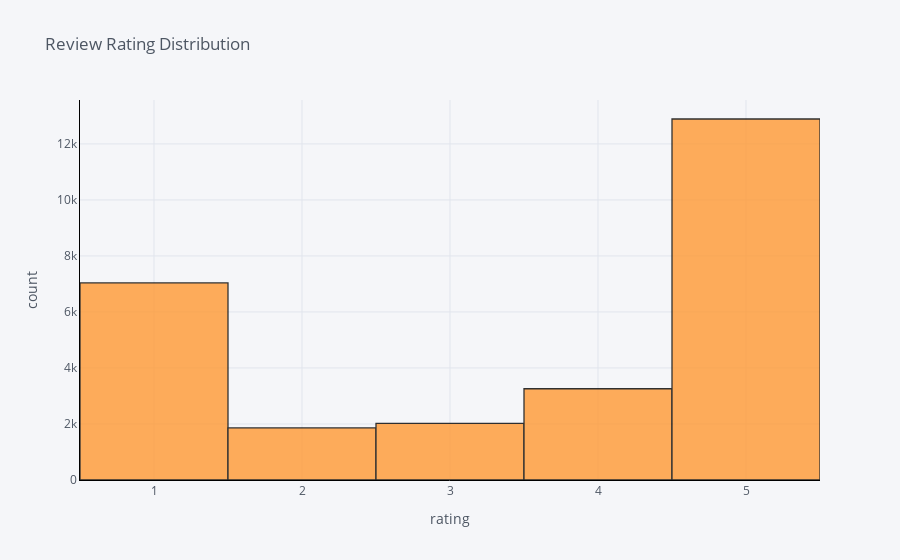

Here is the notebook cell this chart was saved with:
### Code cell
reviews['rating'].iplot(
    kind='hist',
    xTitle='rating',
    linecolor='black',
    yTitle='count',
    title='Review Rating Distribution')

### Figure 1 — Plotly figure (JSON) as saved in the notebook; plotly's stock layout.template omitted (floating-point values rounded to 4 significant figures; data arrays with more than 128 entries replaced by an {"elided": "..."} marker saying what was removed)
{"data": [{"histfunc": "count", "histnorm": "", "marker": {"color": "rgba(255, 153, 51, 1.0)", "line": {"color": "#000000", "width": 1.3}}, "name": "rating", "opacity": 0.8, "orientation": "v", "type": "histogram", "x": {"elided": "27071 int values"}}], "layout": {"barmode": "overlay", "legend": {"bgcolor": "#F5F6F9", "font": {"color": "#4D5663"}}, "paper_bgcolor": "#F5F6F9", "plot_bgcolor": "#F5F6F9", "title": {"font": {"color": "#4D5663"}, "text": "Review Rating Distribution"}, "xaxis": {"gridcolor": "#E1E5ED", "linecolor": "black", "showgrid": true, "tickfont": {"color": "#4D5663"}, "title": {"font": {"color": "#4D5663"}, "text": "rating"}, "zerolinecolor": "#E1E5ED"}, "yaxis": {"gridcolor": "#E1E5ED", "linecolor": "black", "showgrid": true, "tickfont": {"color": "#4D5663"}, "title": {"font": {"color": "#4D5663"}, "text": "count"}, "zerolinecolor": "#E1E5ED"}}}
